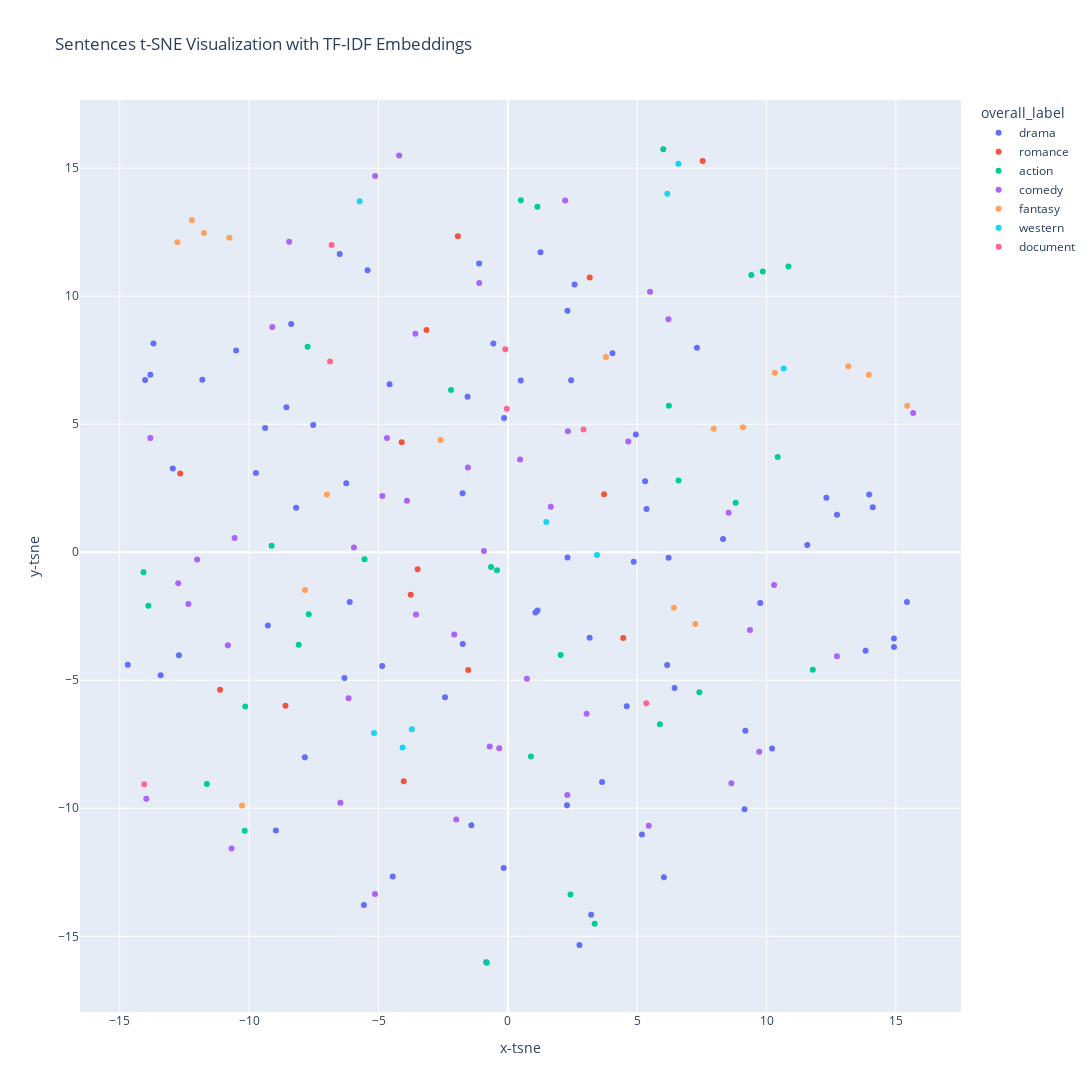

The notebook cell saved with this chart:
### Code cell
tsne = TSNE(n_components=2, random_state=42, perplexity=30, max_iter=1000)
X_tsne = tsne.fit_transform(tfidf_emb_arr)

tfidf_df['text'] = tfidf_df['text'].apply(lambda x: " ".join(x.split()[:5]) + "...")

# Add t-SNE results to the DataFrame
tfidf_df["x-tsne"] = X_tsne[:, 0]
tfidf_df["y-tsne"] = X_tsne[:, 1]

# Create interactive scatter plot
fig_tfidf = px.scatter(
    tfidf_df,
    x="x-tsne",
    y="y-tsne",
    color="overall_label",
    hover_data={"text": True, "overall_label": True},
    title="Sentences t-SNE Visualization with TF-IDF Embeddings",
    width=1200,
    height=1200,
)
# Show plot

fig_tfidf.show()

### Figure 1 — Plotly figure (JSON) as saved in the notebook; plotly's stock layout.template omitted (floating-point values rounded to 4 significant figures; data arrays with more than 128 entries replaced by an {"elided": "..."} marker saying what was removed)
{"data": [{"customdata": {"elided": "76x2 str values"}, "hovertemplate": "overall_label=%{customdata[1]}<br>x-tsne=%{x}<br>y-tsne=%{y}<br>text=%{customdata[0]}<extra></extra>", "legendgroup": "drama", "marker": {"color": "#636efa", "symbol": "circle"}, "mode": "markers", "name": "drama", "orientation": "v", "showlegend": true, "type": "scatter", "x": [6.159, -0.1454, 2.767, 6.032, -4.859, -0.8354, -5.422, 14.93, -11.81, 2.446, 10.21, -4.572, -8.375, 2.302, -0.5587, -9.738, -7.846, 5.36, -6.247, -8.967, 1.146, 7.311, 9.15, -4.451, 2.306, -1.558, 11.57, -7.525, -1.41, 12.31, -13.82, -9.382, -8.185, -12.72, 2.287, 3.643, -0.1616, 5.182, -14.02, 9.181, 4.044, 8.318, 4.946, -6.317, 6.213, -1.744, -14.69, -6.113, 1.068, 3.219, 5.305, -10.51, -1.751, 14.93, -2.429, 6.443, 14.11, -13.7, 1.261, 9.758, 4.865, 2.576, -13.42, 3.161, -12.95, 13.97, 0.4998, -1.111, -5.565, 15.43, -6.5, 13.83, 4.594, -8.562, 12.72, -9.277], "xaxis": "x", "y": [-4.404, 5.245, -15.34, -12.7, -4.439, -16.01, 11.01, -3.703, 6.738, 6.714, -7.665, 6.565, 8.913, 9.43, 8.158, 3.097, -8.008, 1.69, 2.693, -10.86, -2.275, 7.988, -10.03, -12.66, -0.2062, 6.075, 0.2819, 4.969, -10.66, 2.125, 6.938, 4.854, 1.738, -4.018, -9.886, -8.971, -12.34, -11.02, 6.728, -6.967, 7.776, 0.5214, 4.6, -4.916, -0.2105, -3.581, -4.394, -1.947, -2.348, -14.16, 2.775, 7.882, 2.309, -3.372, -5.665, -5.306, 1.758, 8.153, 11.72, -1.978, -0.3718, 10.45, -4.801, -3.34, 3.275, 2.253, 6.71, 11.28, -13.78, -1.939, 11.65, -3.844, -6.013, 5.665, 1.469, -2.856], "yaxis": "y"}, {"customdata": [["Jagathalaprathapan is a prince who...", "romance"], ["The story is about two...", "romance"], ["In 1962, South Korea. Kang...", "romance"], ["It is love at first...", "romance"], ["Claire of the Moon is...", "romance"], ["A man visits a happy...", "romance"], ["Marianne (Greta Garbo) is a...", "romance"], ["Italian aristocrat Angela Chiaromonte (Helen...", "romance"], ["Joan (Purviance) and Magdalen (Sothern)...", "romance"], ["Akashangalil is the story of...", "romance"], ["Roanne Sanchez, a young girl...", "romance"], ["Trust concerns the unusual romance...", "romance"], ["Newland Archer is engaged to...", "romance"], ["In the 1930s, Teresa (Buday)...", "romance"]], "hovertemplate": "overall_label=%{customdata[1]}<br>x-tsne=%{x}<br>y-tsne=%{y}<br>text=%{customdata[0]}<extra></extra>", "legendgroup": "romance", "marker": {"color": "#EF553B", "symbol": "circle"}, "mode": "markers", "name": "romance", "orientation": "v", "showlegend": true, "type": "scatter", "x": [-1.533, -4.104, -12.67, -8.597, 7.53, 3.165, -3.145, 4.462, -1.933, -11.12, -3.755, -3.488, -4.024, 3.719], "xaxis": "x", "y": [-4.601, 4.3, 3.078, -5.993, 15.28, 10.73, 8.677, -3.346, 12.35, -5.371, -1.658, -0.6637, -8.947, 2.268], "yaxis": "y"}, {"customdata": [["Police inspector Holloway (Patrick Wymark)...", "action"], ["Neil John Samuel is a...", "action"], ["Mongol chief Temujin (later to...", "action"], ["A popular dance hall girl,...", "action"], ["In World War II, two...", "action"], ["Two reporters, Curtis (Conrad Phillips)...", "action"], ["The film is set in...", "action"], ["Rolex (Prakash Raj) is a...", "action"], ["Two escaping killers hide out...", "action"], ["Inventor and engineer Robert Draper...", "action"], ["This film follows the lead...", "action"], ["A former agent from the...", "action"], ["Sally Elliott (Rita Hayworth), a...", "action"], ["Chu Liuxiang is having drinks...", "action"], ["Charles Kessler (Bela Lugosi) is...", "action"], ["United States Secret Service Lieutenant...", "action"], ["Professional hunter Harry Black is...", "action"], ["Hiraasat is an action film,...", "action"], ["Karthi (Mahesh) is a college...", "action"], ["A blind detective, Duncan Maclain,...", "action"], ["Frankie Bono, a hitman from...", "action"], ["The Philippines, 1972. Mysterious things...", "action"], ["Two days before Christmas, a...", "action"], ["Kumar is a young and...", "action"], ["Convict Van Duff is the...", "action"], ["An old gangster, with a...", "action"], ["The story revolves around a...", "action"], ["Russian general Marenkov (Robert Shaw)...", "action"], ["Omar Sharif plays Muhassab, headman...", "action"], ["The film is set in...", "action"], ["Hans a young German journalist...", "action"]], "hovertemplate": "overall_label=%{customdata[1]}<br>x-tsne=%{x}<br>y-tsne=%{y}<br>text=%{customdata[0]}<extra></extra>", "legendgroup": "action", "marker": {"color": "#00cc96", "symbol": "circle"}, "mode": "markers", "name": "action", "orientation": "v", "showlegend": true, "type": "scatter", "x": [11.79, -13.9, 2.042, 10.85, 7.404, -0.8142, -10.17, -0.4201, 10.43, 3.356, 0.5027, 5.878, -8.085, -10.15, 6.599, -11.63, 6.225, 1.141, -2.196, 0.8919, -7.698, -7.741, -5.542, -0.648, 9.412, 8.806, 2.422, 9.853, -14.08, 6.008, -9.131], "xaxis": "x", "y": [-4.586, -2.089, -4.011, 11.16, -5.464, -16.03, -10.88, -0.7047, 3.724, -14.51, 13.75, -6.713, -3.612, -6.027, 2.805, -9.047, 5.726, 13.49, 6.34, -7.977, -2.419, 8.03, -0.2713, -0.5738, 10.83, 1.938, -13.37, 10.97, -0.7857, 15.74, 0.2574], "yaxis": "y"}, {"customdata": [["In a British TV studio,...", "comedy"], ["George Cabot Jr. (Cesar Romero),...", "comedy"], ["Young sci-fi/fantasy enthusiast Gavin Gore...", "comedy"], ["Mordecai C. Jones (Scott) –...", "comedy"], ["The story is about a...", "comedy"], ["Two best friends who live...", "comedy"], ["Curry and Pepper are two...", "comedy"], ["Loosely based on true events...", "comedy"], ["Scott (Ryan Phillippe) is a...", "comedy"], ["Irène Bordoni is cast as...", "comedy"], ["Cosmo Reif, an affectless mob...", "comedy"], ["Edgar Mills and his mistress...", "comedy"], ["Molly Gilbert won't accept a...", "comedy"], ["Bumbling cop Chatur Singh (Sanjay...", "comedy"], ["Hardy plays Dr. Henry Tibbett,...", "comedy"], ["After discovering that her state...", "comedy"], ["Struggling young actress Jenny (Marjorie...", "comedy"], ["In every port, sailor Bill,...", "comedy"], ["Hong Deok-Ja continues to run...", "comedy"], ["A San Francisco earthquake orphan...", "comedy"], ["The film is about an...", "comedy"], ["The story line centres on...", "comedy"], ["Stephen Ghent, a mineowner, falls...", "comedy"], ["The film tells the story...", "comedy"], ["Eric Wainwright (Van Johnson), a...", "comedy"], ["Kevin Agar is a Carlton-based...", "comedy"], ["Restaurant owner Dylan Ramsey (David...", "comedy"], ["When Los Angeles' police force...", "comedy"], ["Two college girls, Ducky and...", "comedy"], ["Fontaine Khaled is the London...", "comedy"], ["The film's slight storyline concerns...", "comedy"], ["The film tells the story...", "comedy"], ["Officers throw an extravagant party...", "comedy"], ["A bullied teen chef wants...", "comedy"], ["Flagg (Victor McLaglen) and Quirt...", "comedy"], ["Nick (Niven) is the supposed...", "comedy"], ["This film is about the...", "comedy"], ["In a small town, mentally...", "comedy"], ["On board an ocean liner...", "comedy"], ["The boys are involved in...", "comedy"], ["The Rogers family visit Blackpool...", "comedy"], ["The film is about an...", "comedy"], ["The young filmmaker Timothy (Jonathan...", "comedy"], ["Julia Hemingway (Ina Skriver, credited...", "comedy"], ["Small-fry marijuana harvesters in Northern...", "comedy"], ["The Chain tells the story...", "comedy"]], "hovertemplate": "overall_label=%{customdata[1]}<br>x-tsne=%{x}<br>y-tsne=%{y}<br>text=%{customdata[0]}<extra></extra>", "legendgroup": "comedy", "marker": {"color": "#ab63fa", "symbol": "circle"}, "mode": "markers", "name": "comedy", "orientation": "v", "showlegend": true, "type": "scatter", "x": [10.29, -13.97, -10.56, -8.453, 8.534, -4.671, -1.545, 2.32, -4.852, -6.158, -13.82, -4.203, -12.74, 5.447, 15.67, -10.82, -3.551, -12.01, -5.95, 0.7356, 8.641, -2.073, -5.131, 4.657, -5.135, -1.997, -0.3329, 12.72, -10.68, 3.044, 0.4728, 9.717, 5.497, -12.35, 2.217, -3.575, -0.9257, 1.658, 6.207, -6.474, 2.298, -3.9, -0.7006, 9.36, -9.104, -1.108], "xaxis": "x", "y": [-1.282, -9.624, 0.5529, 12.13, 1.546, 4.461, 3.31, 4.728, 2.201, -5.706, 4.467, 15.5, -1.213, -10.68, 5.441, -3.629, -2.427, -0.2821, 0.1903, -4.939, -9.021, -3.217, 14.69, 4.322, -13.35, -10.43, -7.655, -4.065, -11.57, -6.306, 3.623, -7.795, 10.17, -2.022, 13.74, 8.532, 0.0513, 1.779, 9.102, -9.78, -9.477, 2.012, -7.583, -3.036, 8.802, 10.52], "yaxis": "y"}, {"customdata": [["Flesh (Vince Murdocco) is kidnapped...", "fantasy"], ["3000 years ago, the Vader...", "fantasy"], ["A psychic woman leads archaeologists...", "fantasy"], ["Dr. Markoff (J. Carrol Naish)...", "fantasy"], ["On the run from the...", "fantasy"], ["Set in the austere post–World...", "fantasy"], ["The film is a retelling...", "fantasy"], ["Christopher, a lustful man goes...", "fantasy"], ["An earthquake releases a bunch...", "fantasy"], ["Nine people from around the...", "fantasy"], ["The film takes place in...", "fantasy"], ["The story of the film...", "fantasy"], ["The film is set in...", "fantasy"], ["The plot of the film...", "fantasy"], ["In the year 1999, the...", "fantasy"], ["Jin-hong is a prosecutor who...", "fantasy"], ["Agimat (Bong Revilla, Jr.) is...", "fantasy"]], "hovertemplate": "overall_label=%{customdata[1]}<br>x-tsne=%{x}<br>y-tsne=%{y}<br>text=%{customdata[0]}<extra></extra>", "legendgroup": "fantasy", "marker": {"color": "#FFA15A", "symbol": "circle"}, "mode": "markers", "name": "fantasy", "orientation": "v", "showlegend": true, "type": "scatter", "x": [13.95, -11.75, -7.845, 15.44, 13.16, 7.247, 3.792, -10.28, -12.21, 9.088, 6.421, -2.601, 7.959, 10.32, -10.76, -6.996, -12.77], "xaxis": "x", "y": [6.934, 12.47, -1.476, 5.723, 7.267, -2.801, 7.623, -9.892, 12.98, 4.887, -2.166, 4.388, 4.825, 7.008, 12.29, 2.257, 12.11], "yaxis": "y"}, {"customdata": [["Having cleaned up Tombstone, Arizona,...", "western"], ["Unlike other Alamo films that...", "western"], ["The story involves a middle-aged...", "western"], ["The Hartford Transcontinental Railroad is...", "western"], ["After being told by his...", "western"], ["Jeff Hassard (Dean Jagger) and...", "western"], ["A U.S. marshal investigates when...", "western"], ["John Murdock (Paul Richards) is...", "western"], ["A prospective settler, pioneer Bob...", "western"]], "hovertemplate": "overall_label=%{customdata[1]}<br>x-tsne=%{x}<br>y-tsne=%{y}<br>text=%{customdata[0]}<extra></extra>", "legendgroup": "western", "marker": {"color": "#19d3f3", "symbol": "circle"}, "mode": "markers", "name": "western", "orientation": "v", "showlegend": true, "type": "scatter", "x": [-4.069, -5.728, -3.711, 6.593, -5.174, 6.164, 3.446, 10.66, 1.487], "xaxis": "x", "y": [-7.622, 13.71, -6.912, 15.17, -7.059, 14.01, -0.107, 7.18, 1.185], "yaxis": "y"}, {"customdata": [["The film is an account...", "document"], ["In 1983 KBS launched a...", "document"], ["A Mighty Heart is a...", "document"], ["The film is an examination...", "document"], ["In the autumn of 1950,...", "document"], ["Raised on a sharecropping plantation...", "document"], ["The film is a historical...", "document"]], "hovertemplate": "overall_label=%{customdata[1]}<br>x-tsne=%{x}<br>y-tsne=%{y}<br>text=%{customdata[0]}<extra></extra>", "legendgroup": "document", "marker": {"color": "#FF6692", "symbol": "circle"}, "mode": "markers", "name": "document", "orientation": "v", "showlegend": true, "type": "scatter", "x": [-0.0399, 5.349, -14.06, 2.924, -6.811, -6.873, -0.1007], "xaxis": "x", "y": [5.61, -5.893, -9.062, 4.798, 12.0, 7.453, 7.927], "yaxis": "y"}], "layout": {"height": 1200, "legend": {"title": {"text": "overall_label"}, "tracegroupgap": 0}, "title": {"text": "Sentences t-SNE Visualization with TF-IDF Embeddings"}, "width": 1200, "xaxis": {"anchor": "y", "domain": [0, 1], "title": {"text": "x-tsne"}}, "yaxis": {"anchor": "x", "domain": [0, 1], "title": {"text": "y-tsne"}}}}
